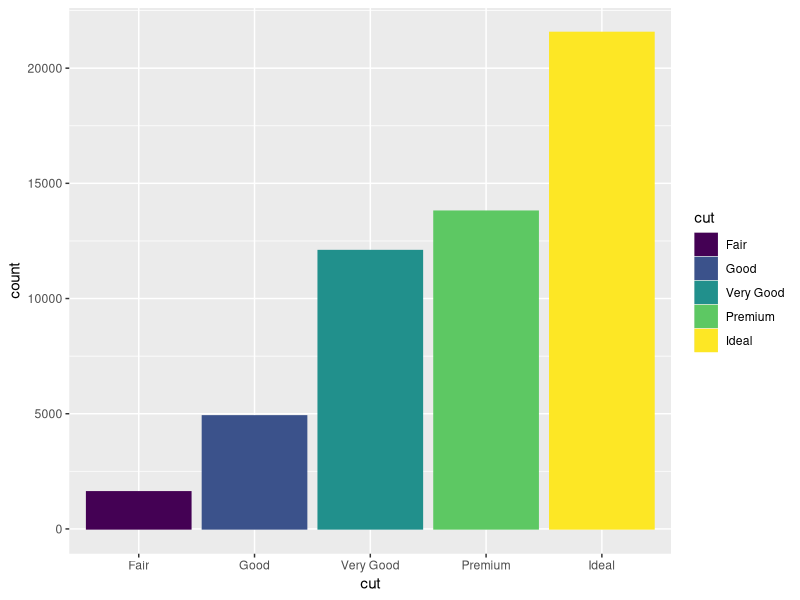
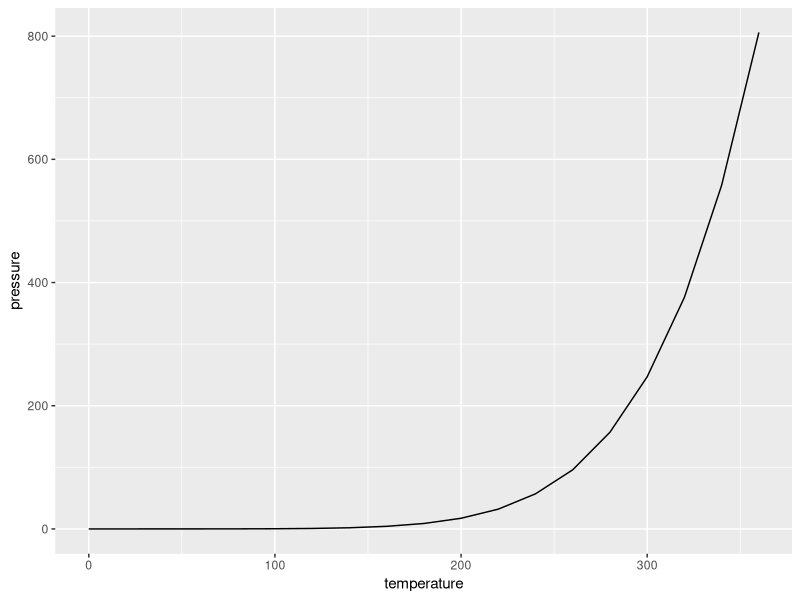

Source code (R) for these figures, in order: (Note: this script raises an error after producing the figures.)
#Guide
# https://rkabacoff.github.io/datavis/Univariate.html

library(ggplot2)
ggplot(data = diamonds) + 
  geom_bar(mapping = aes(x=cut, color=cut, fill=cut))

ggplot(data = pressure) +
  geom_line(mapping = aes(x=temperature, y=pressure))

data(Marriage, package = "mosaicData")
ggplot(Marriage, aes(x = age)) +
  geom_histogram(fill = "cornflowerblue", 
                 color = "white", 
                 bins = 20) + 
  labs(title="Participants by age", 
       subtitle = "number of bins = 20",
       x = "Age")
